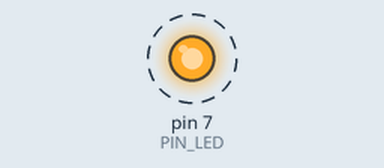
This sketch was run on a simulated Arduino Uno, built with avr-gcc and run on an emulated ATmega328P. On the bench: output pins drawn as LEDs (lit = HIGH). Dashed ring = blinking. At 2.0 s the program stops and its outputs stay as they are.

Above: at 1.05 s.
Timing chart, 0 to 3.5 s (numbered marks = the images above):
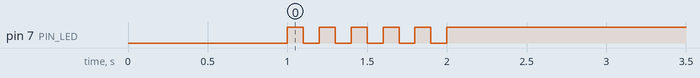

The sketch:

05_practice_2.ino
```cpp
#define PIN_LED 7
int temp;


void setup() {
  // put your setup code here, to run once:
  pinMode(PIN_LED,OUTPUT);
  digitalWrite(PIN_LED,0);
  delay(1000);
  temp = 0;
}

void loop() {
  // put your main code here, to run repeatedly:
  while(temp<5) {
  digitalWrite(PIN_LED,1);
  delay(100);
  digitalWrite(PIN_LED,0);
  delay(100);
  temp += 1;
}
  while(1) {
  digitalWrite(PIN_LED,1);
  }
}
```

Measured:
- by itself, pin 7 (PIN_LED): alternates HIGH for 0.10 s and LOW for 0.10 s, 11 changes in all, then stays HIGH
